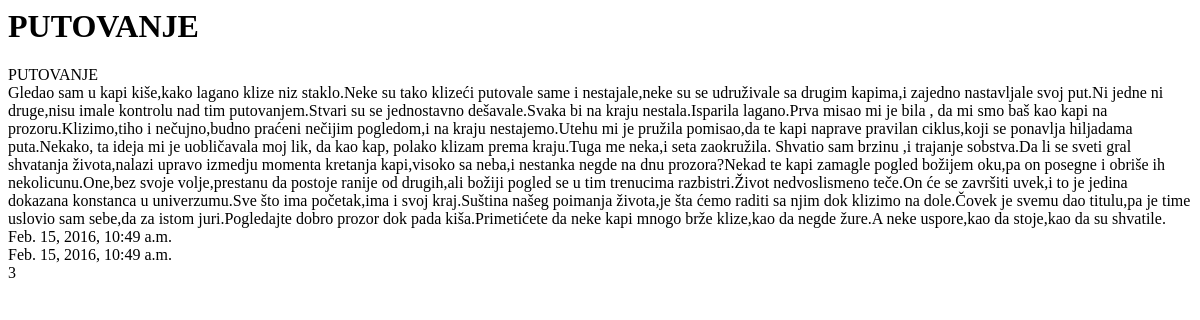
Page /posts/3/ on the earlier database version.
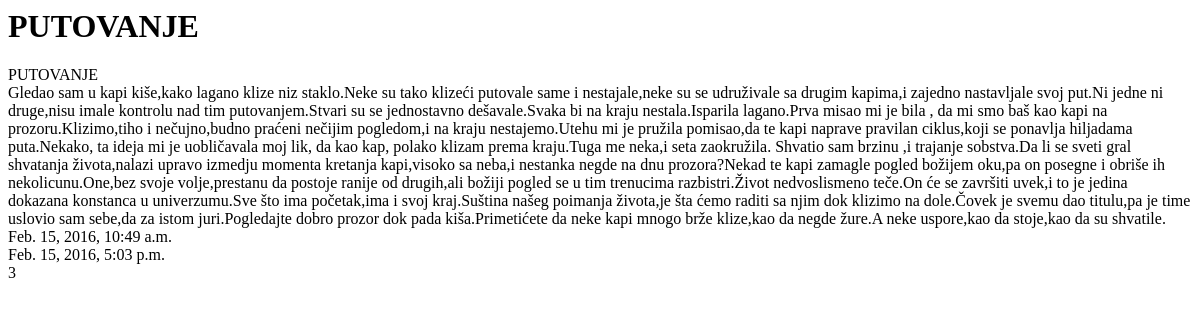
Same page on the later database version.
### posts/models.py (models this page shows, shortened)
class Post(models.Model):
    title = models.CharField(max_length=60)
    content = models.TextField(max_length=None)
    updated = models.DateTimeField(auto_now=True,auto_now_add=False)
    timestamp = models.DateTimeField(auto_now=False,auto_now_add=True)

### posts/views.py (the view)
# urls.py: url(r'^(?P<id>\d+)/$', post_detail, name='detail'),
def post_detail(request,id=None):
    instance = get_object_or_404(Post,id=id)
    context = {
        "title":instance.title,
        "instance":instance
    }
    return render(request, 'post_detail.html', context)

### templates/post_detail.html (shortened to what this page needs)
<html>
<body>
<h1>{{ title }}</h1>
{{ instance.title }}<br/>
{{ instance.content }}<br/>
{{ instance.timestamp }}<br/>
{{ instance.updated }}<br/>
{{ instance.id }}<br/>
</body>
</html>

Differences in the rows shown:
changed Post "PUTOVANJE": updated "Feb. 15, 2016, 10:49 a.m." → "Feb. 15, 2016, 5:03 p.m."
